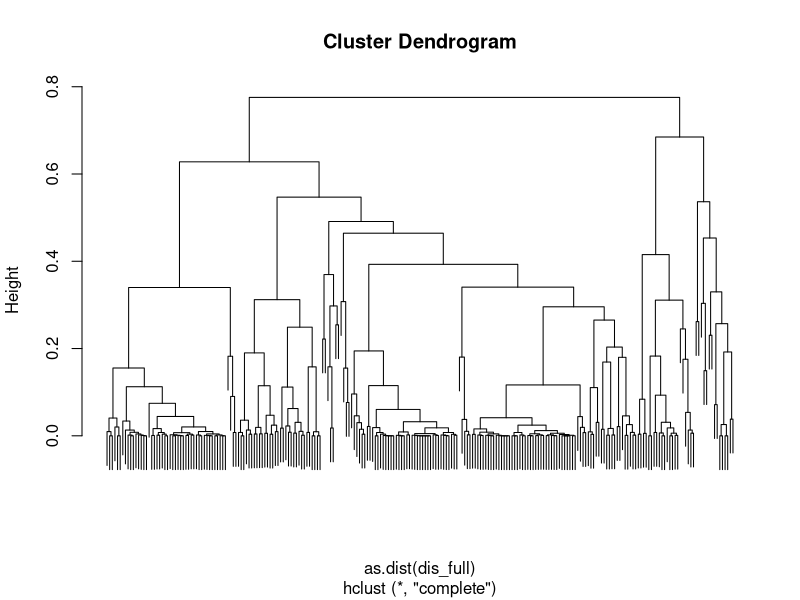
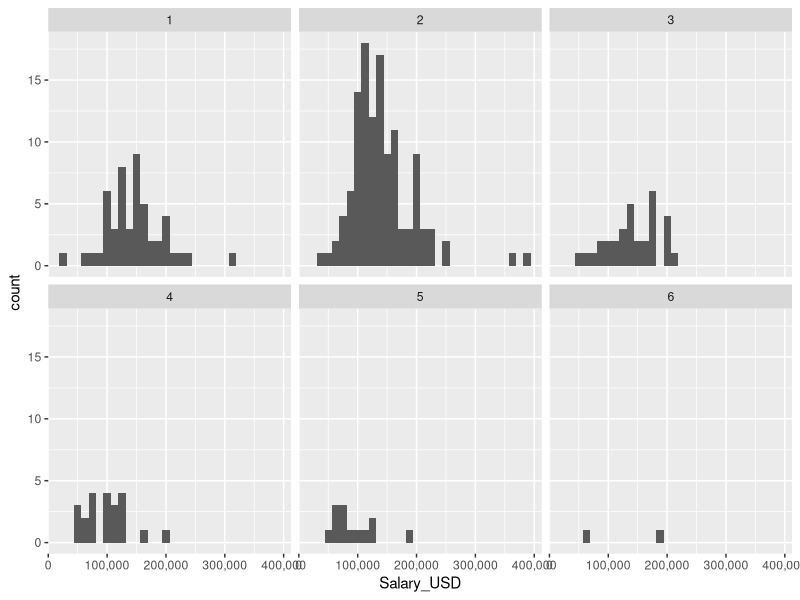
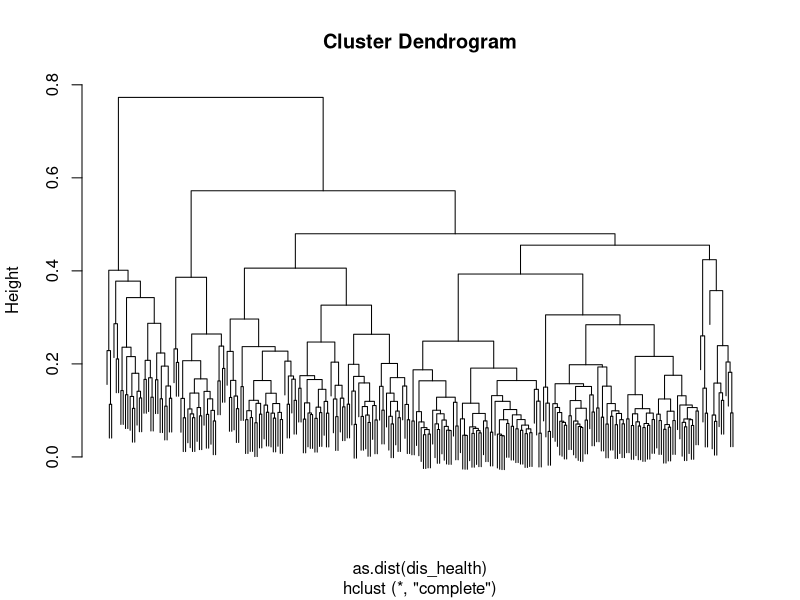

Source code (R) for these figures, in order:
## ---- chunk 1
library(tidyverse)
#install.packages('cluster') Remove the hashtag in this line to install package if needed.
library(cluster)
## ---- chunk 2
data <- read.csv('Data Science Positions.csv')
## ---- chunk 3
data_cat <- data %>% select(-Salary_USD) %>% mutate(Designation=as.factor(Designation))
levels(data_cat$Designation)
## ---- chunk 4
sim_manhattan <- data_cat %>% select(Status, Location) %>% dist(method='manhattan')
sim_manhattan <- 1-as.matrix(sim_manhattan)/2
sim_manhattan
## ---- chunk 5
sim_daisy <- data_cat %>% daisy(type=list(symm=c(2,3))) %>% as.matrix()
sim_daisy <- 1-sim_daisy
sim_daisy
## ---- chunk 6
data <- data %>% mutate(Designation = as.factor(Designation))
sim_full <- data %>% daisy(type=list(symm=c(2,3))) %>% as.matrix()
sim_full <- 1- sim_full
sim_full
## ---- chunk 7
dis_full = 1-sim_full
clust1 = hclust(as.dist(dis_full),method='complete')

plot(clust1,labels=FALSE)
## ---- chunk 8
library(scales)
clust_mem = cutree(clust1,k=6)
data$cluster = clust_mem

sum_results = data %>% group_by(cluster,ExpLevel) %>% summarize(count=n())
sum_results

ggplot(data,aes(Salary_USD))+
  geom_histogram()+
  facet_wrap(~cluster)+
  scale_x_continuous(labels = label_comma())
## ---- chunk 9
data_health <- read.csv('CityHealthData.csv')
## ---- chunk 10
data_health = data_health %>% mutate(geo_label_citystate=as.factor(geo_label_citystate),strata_race_label=as.factor(strata_race_label),strata_sex_label=as.factor(strata_sex_label))

dis_health = data_health %>% daisy(,type=list(symm=c(3))) %>% as.matrix()
sim_health = 1-dis_health

clust_health = hclust(as.dist(dis_health),method='complete')
plot(clust_health,labels=F)

clusters <- cutree(clust_health,k=6)

data_health$cluster = clusters

health_results = data_health %>% group_by(cluster) %>% summarize(mean_d1 = mean(All.Cancer.Deaths),mean_L = mean(Life.Expectancy),mean_d2 = mean(Homicides), mean_d3=mean(Drug.Overdose.Deaths))
health_results

